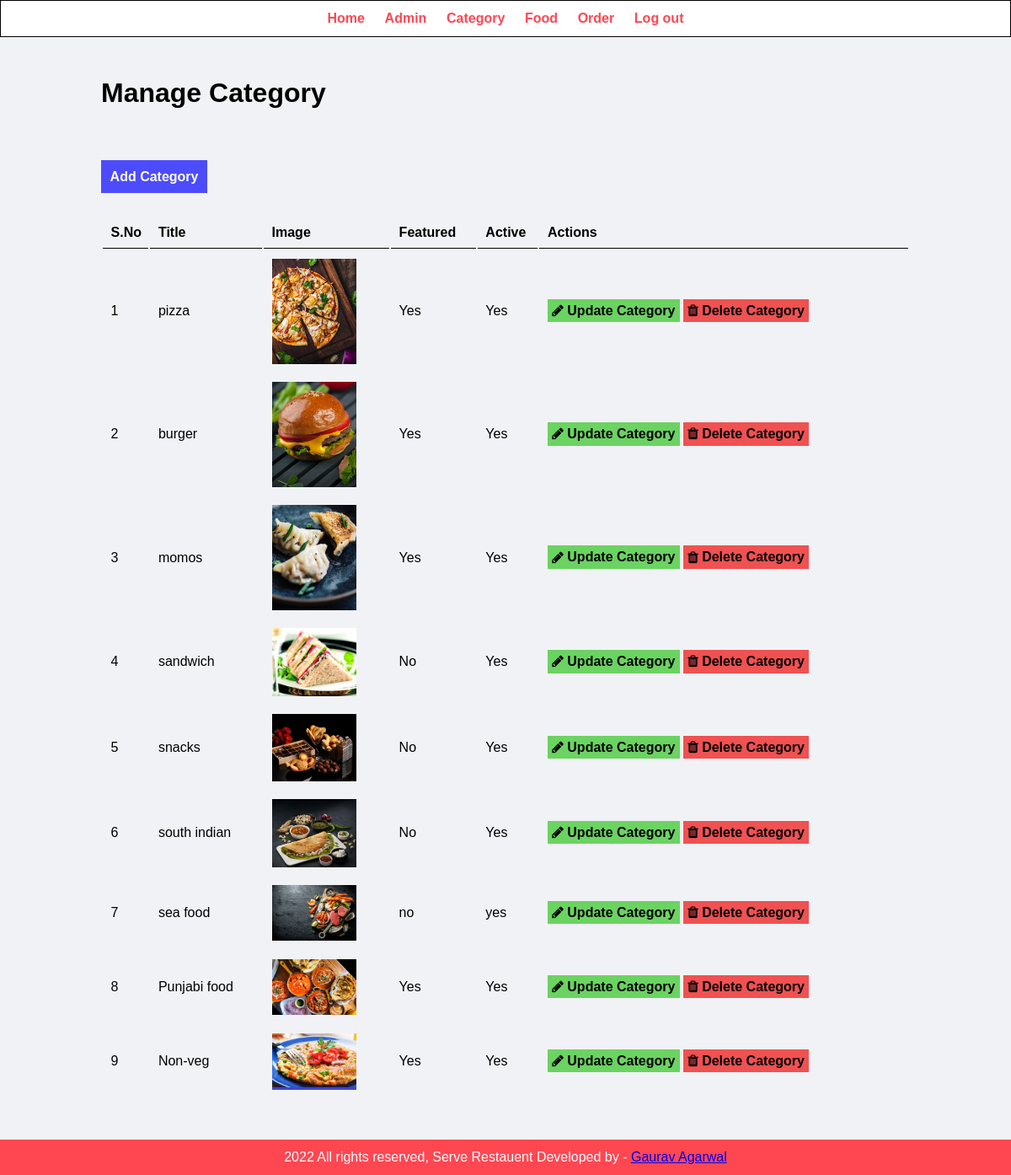
Screenshot of /admin/manage_category.php with the database file from the repository.
### tables this page shows
CREATE TABLE `tbl_category` (
  `id` int(10) UNSIGNED NOT NULL,
  `title` varchar(100) NOT NULL,
  `image_name` varchar(100) NOT NULL,
  `featured` varchar(10) NOT NULL,
  `active` varchar(10) NOT NULL
);

### admin/manage_category.php (the view, shortened to what this page needs)
<?php
include('partials/menu.php');
?>
<div class="main-content">
    <div class="wrapper">
    <h1>Manage Category</h1>
    <br><br>
<br><br>
    <a href="<?php echo SITEURL;?>admin/add-category.php" class="btn-primary">Add Category</a><br><br><br>
<table class="tbl-full">
        <tr>
                <th>S.No</th>
                <th>Title</th>
                <th>Image</th>
                <th>Featured</th>
                <th>Active</th>
                <th>Actions</th>
        </tr>
        <?php
$sql="SELECT * FROM tbl_category";
$res=mysqli_query($conn,$sql);
        $count=mysqli_num_rows($res);
$sn=1;
        if($count>0){
                while($rows=mysqli_fetch_assoc($res)){
                        $id=$rows['id'];
                        $title=$rows['title'];
                        $image_name=$rows['image_name'];
                        $featured=$rows['featured'];
                        $active=$rows['active'];
?>
 <tr>
                       <td><?php echo$sn++;?></td>
                       <td><?php echo$title;?></td>
                       <td><?php
                     if($image_name!=""){
                             ?>
                             <img src="<?php echo SITEURL; ?>/images/category/<?php echo $image_name; ?>" width="100px">
                             <?php
                     }
                     else{
                             echo "<div class='error'>image not added</div>";
                     }
                       ?></td>
                       <td><?php echo$featured;?></td>
                       <td><?php echo $active;?></td>
                       <td>
                       <a href="<?php echo SITEURL;?>admin/update-category.php?id=<?php echo $id;?>&image_name=<?php echo $image_name;?>" class="btn-secondary"><i class="fa fa-pencil" aria-hidden="true"></i>&nbsp;Update Category</a>
                       <a href="<?php echo SITEURL;?>admin/delete-category.php?id=<?php echo $id;?>&image_name=<?php echo $image_name;?>" class="btn-danger"><i class="fa fa-trash" aria-hidden="true"></i>&nbsp;Delete Category</a>
                       </td>
               </tr>
<?php
                                  } } else{
                                        ?>
                                        <tr><td colspan="6"><div class="error">no category</div></td></tr>
                                        <?php
                                   }                  ?>
</table>
</div>
</div>
<?php
include('partials/footer.php');
?>

### admin/partials/menu.php (shortened to what this page needs)
<html>
    <head>
        <link rel="stylesheet" href="../css/admin.css">
        <link rel="stylesheet" href="https://cdnjs.cloudflare.com/ajax/libs/font-awesome/4.7.0/css/font-awesome.min.css">
    </head>
    <body>
        <div class="menu text-center">
        <div class="wrapper">
        <ul>
            <li><a href="index.php">Home</a></li>
            <li><a href="manage_admin.php">Admin</a></li>
            <li><a href="manage_category.php">Category</a></li>
            <li><a href="manage_food.php">Food</a></li>
            <li><a href="manage_order.php">Order</a></li>
            <li><a href="logout.php">Log out</a></li>
        </ul>
        </div>
        </div>

### admin/partials/footer.php
<div class="footer">
        <div class="wrapper">
       <p class="text-center">2022 All rights reserved, Serve Restauent Developed by - <a href="#">Gaurav Agarwal</a></p>
        </div>
        </div>
    </body>
</html>

### css/admin.css (style rules this page uses)
* { margin: 0; padding: 0; font-family: Arial, Helvetica, sans-serif; }
.wrapper { padding: 1%; width: 80%; margin: 0 auto; }
.text-center { text-align: center; }
.footer { background-color: #ff4752; color: white; }
.menu ul { list-style-type: none; }
.menu ul li { display: inline; padding: 1%; }
.menu ul li a { text-decoration: none; font-weight: bold; color: #ff4752; }
.main-content { background-color: #f1f2f6; padding: 3% 0; }
.menu { border: 1px solid black; }
.tbl-full { width: 100%; }
table tr th { border-bottom:1px solid black; padding: 1%; text-align: left; }
table tr td { padding: 1%; }
.btn-primary { background-color: rgb(76, 76, 253); padding: 1%; color: white; text-decoration: none; font-weight: bold; border:1px solid rgb(76, 76, 253); }
.btn-secondary { background-color: rgb(107, 211, 97); padding: 1%; color: black; text-decoration: none; font-weight: bold; border:1px solid rgb(107, 211, 97); }
.btn-danger { background-color: rgb(240, 81, 81); padding: 1%; color:black; text-decoration: none; font-weight: bold; border:1px solid rgb(240, 81, 81); }

### rows the page displays
tbl_category: title "pizza", image_name (picture), featured "Yes", active "Yes"
tbl_category: title "burger", image_name (picture), featured "Yes", active "Yes"
tbl_category: title "momos", image_name (picture), featured "Yes", active "Yes"
tbl_category: title "sandwich", image_name (picture), featured "No", active "Yes"
tbl_category: title "snacks", image_name (picture), featured "No", active "Yes"
tbl_category: title "south indian", image_name (picture), featured "No", active "Yes"
tbl_category: title "sea food", image_name (picture), featured "no", active "yes"
tbl_category: title "Punjabi food", image_name (picture), featured "Yes", active "Yes"
tbl_category: title "Non-veg", image_name (picture), featured "Yes", active "Yes"
